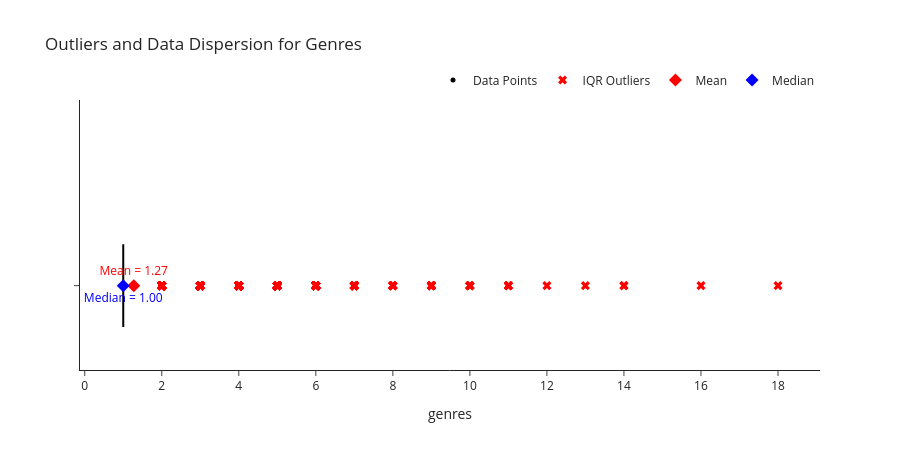

The code cell stored with this chart in its notebook:
### Code cell
plot_horizontal_boxplot_plotlypx(df_music_location, 'genres', title='Outliers and Data Dispersion for Genres')

### Figure 1 — Plotly figure (JSON) as saved in the notebook; plotly's stock layout.template omitted (floating-point values rounded to 4 significant figures; data arrays with more than 128 entries replaced by an {"elided": "..."} marker saying what was removed)
{"data": [{"boxpoints": false, "fillcolor": "lightgrey", "line": {"color": "black"}, "name": "Boxplot", "orientation": "h", "showlegend": false, "type": "box", "x": {"elided": "33554 int values"}, "y": {"elided": "33554 str values"}}, {"hoverinfo": "x", "marker": {"color": "black", "size": 5, "symbol": "circle"}, "mode": "markers", "name": "Data Points", "type": "scatter", "x": {"elided": "33554 int values"}, "y": {"elided": "33554 str values"}}, {"hoverinfo": "x", "marker": {"color": "red", "size": 8, "symbol": "x"}, "mode": "markers", "name": "IQR Outliers", "type": "scatter", "x": {"elided": "7796 int values"}, "y": {"elided": "7796 str values"}}, {"marker": {"color": "red", "size": 10, "symbol": "diamond"}, "mode": "markers+text", "name": "Mean", "text": ["Mean = 1.27"], "textfont": {"color": "red"}, "textposition": "top center", "type": "scatter", "x": [1.272], "y": ["Data"]}, {"marker": {"color": "blue", "size": 10, "symbol": "diamond"}, "mode": "markers+text", "name": "Median", "text": ["Median = 1.00"], "textfont": {"color": "blue"}, "textposition": "bottom center", "type": "scatter", "x": [1], "y": ["Data"]}], "layout": {"height": 450, "legend": {"orientation": "h", "x": 1, "xanchor": "right", "y": 1.02, "yanchor": "bottom"}, "shapes": [{"line": {"color": "red", "dash": "dot"}, "type": "line", "x0": 1, "x1": 1, "y0": 0.9, "y1": 1.1}, {"line": {"color": "red", "dash": "dot"}, "type": "line", "x0": 1, "x1": 1, "y0": 0.9, "y1": 1.1}], "title": {"text": "Outliers and Data Dispersion for Genres"}, "xaxis": {"title": {"text": "genres"}}, "yaxis": {"showticklabels": false}}}
